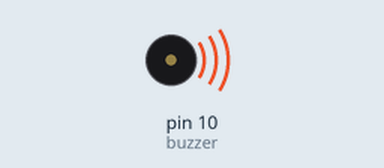
This sketch was run on a simulated Arduino Uno, built with avr-gcc and run on an emulated ATmega328P. Parts: buzzer (waves = sounding).

Above: at 0.2 s.
Timing chart, 0 to 3.0 s (numbered marks = the images above):
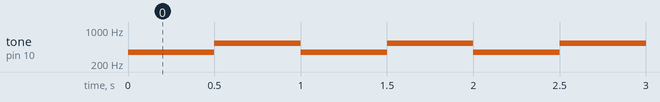

Measured:
- by itself, tone on pin 10 (buzzer): alternates 528 Hz for 0.50 s and 349 Hz for 0.50 s

The sketch:

Atividade3.ino
```cpp
#define buzzer 10
void setup() {
  pinMode(buzzer, OUTPUT);
}

void loop() {
  tone(buzzer, 349); //fá
  delay(500);
  noTone(buzzer);

  tone(buzzer, 528); //dó
  delay(500);
  noTone(buzzer);
}
```
